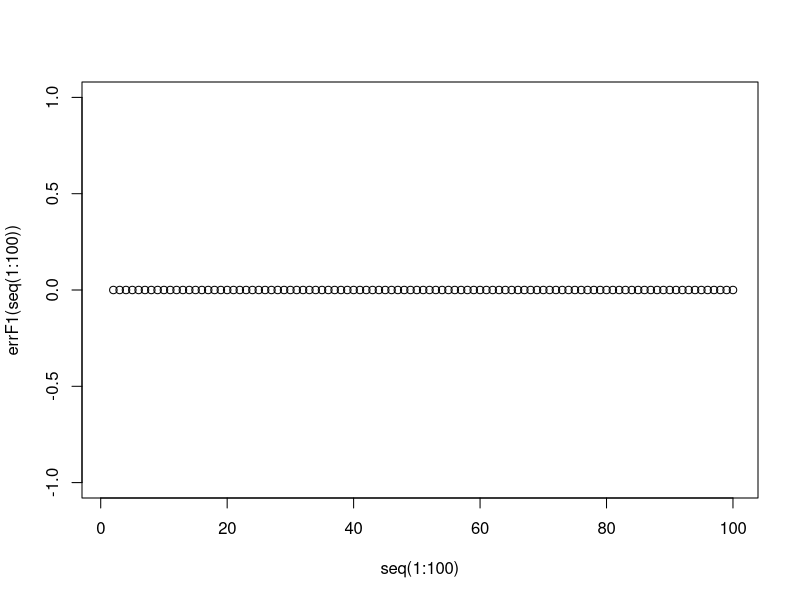
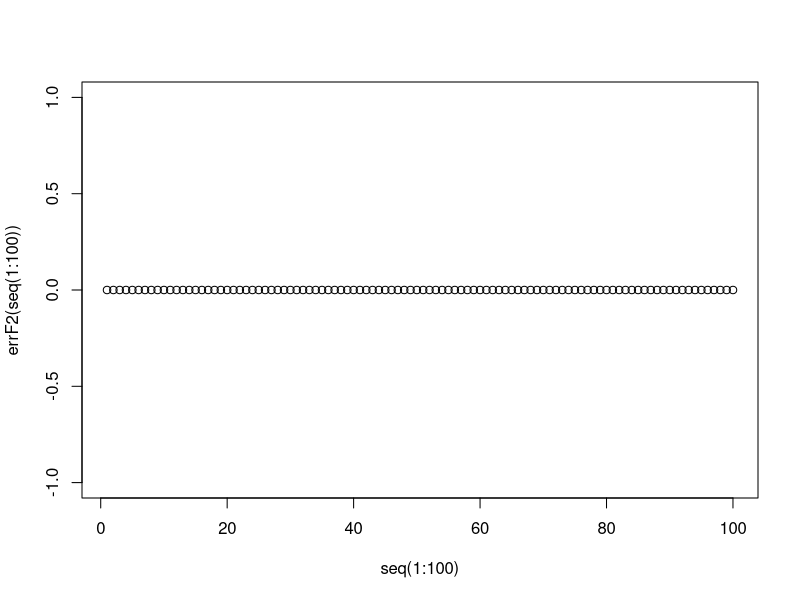

The R script that drew these images, in order:
## ---- chunk 1
knitr::opts_chunk$set(echo = TRUE)
## ---- chunk 2
f1 <- function(n) {
  sum(sapply(1:n, log))
}

f2 <- function(n) {
  n*log(n) - n + 1
}

errF1 <- function(n) {
  f1(n)/f2(n)
}

plot(seq(1:100), errF1(seq(1:100)))


f3 <- function(n) {
  n*log(n) - n + 1/2 * log(2*pi*n)
}

errF2 <- function(n){
  f1(n)/f3(n)
}

plot(seq(1:100), errF2(seq(1:100)))
